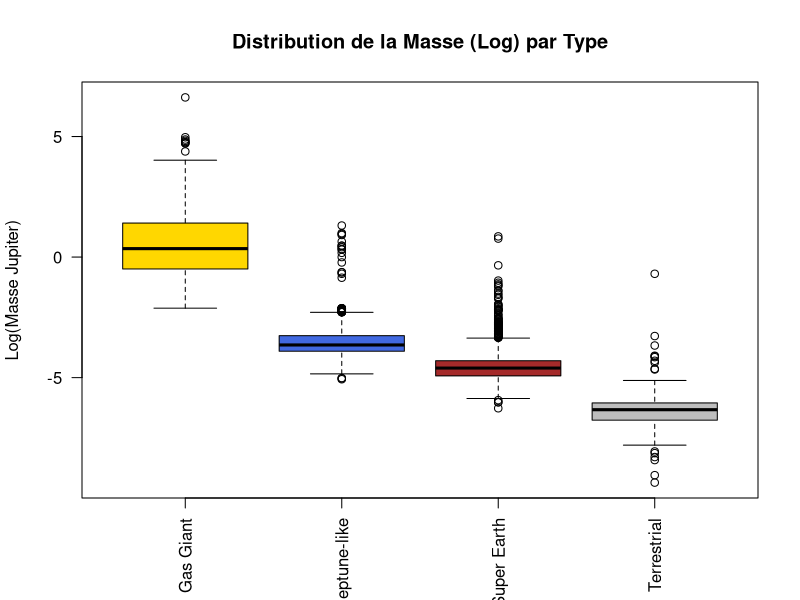

This figure's R source:
# 1. Chargement et Nettoyage
tab <- read.csv("data_planetes.csv", header=TRUE, stringsAsFactors=FALSE)
tab <- subset(tab, mass_jup > 0) # Sécurité pour le log


tab$log_mass <- log(tab$mass_jup)

# --- 1. GRAPHIQUE AMÉLIORÉ ---
boxplot(tab$log_mass ~ tab$planet_type, 
        main="Distribution de la Masse (Log) par Type",
        col=c("gold", "royalblue", "brown", "grey"), # Une couleur par boîte
        las=2, # Écriture verticale des étiquettes
        ylab="Log(Masse Jupiter)",
        xlab="") # On enlève le label X car les noms sont déjà là



# --- 2. Numérique : ANOVA sur le Log ---
# On cherche à expliquer le LOG de la masse par le type
fit_log <- lm(tab$log_mass ~ as.factor(tab$planet_type))
anova(fit_log)

eta = 22806.3/(22806.3+4202.7)
eta


print(paste("Rapport de corrélation (Eta^2) :", round(eta, 4)))

#Le rapport de corrélation $\eta^2$ est de 0.84.
#Cela signifie que 84% de la variabilité de la masse (en log) est expliquée uniquement
#par le type de planète. C'est un lien très fort : 
#connaître le type de la planète permet de deviner sa masse avec une grande précision.